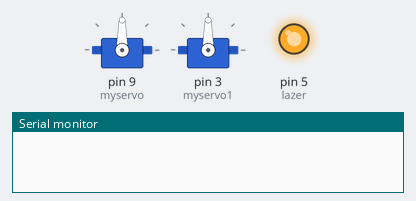
Simulated run of this sketch. Board: Arduino Uno, built with avr-gcc and run on an emulated ATmega328P. Shown: 2 × servo, output pins drawn as LEDs (lit = HIGH), the last lines printed to the serial monitor. Random numbers use the default seed unless the sketch sets one.

Above: at 0.1 s.
At 13.03 s:
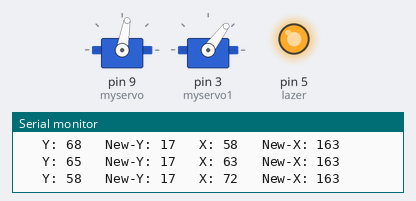
At 16.4 s:
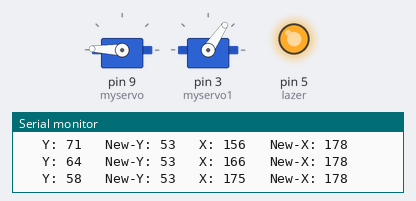
At 21.8 s:
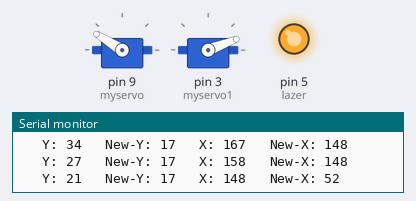
At 28.4 s:
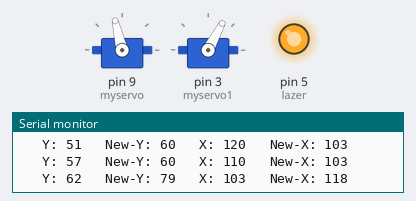
At 38.3 s:
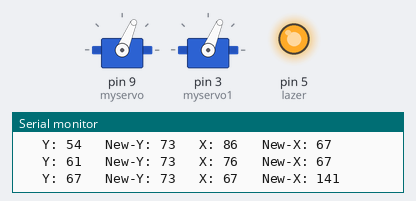
Timing chart, 0 to 39.8 s (numbered marks = the images above):
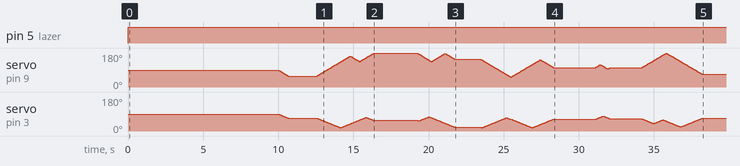

Measured:
- by itself, pin 5 (lazer): LOW → HIGH at 0.00 s

The sketch:

Servo_without_for.ino
```cpp
#include "pitches.h"
#define NO_SOUND 0 // make the rests in music
#include <Servo.h>
Servo myservo;
Servo myservo1;

// Joystik
int
JOYS_VRX_DIO = A0,    // X-Axis
JOYS_VRY_DIO = A1,    // Y-Axis
JOYS_SW_DIO = 12;     // Button

const int
lazer = 5,
musik_knapp = 10,
numReadings = 10;

int
buttonState1 = 0,
lastButtonState1 = 0,
laser_knappen,
buttonPushCounter1,
hastighet = 50,
posX = 90,              // variable to store the servo position
posY = 90,
state = 0,
buttonState = 0,         // current state of the button
lastButtonState = 0,
musik_value,
joyx,
joyy,
hastighetx,
hastighety,
pos_y = 90,
pos_x = 90,
musik,
third_time,

readingsy[numReadings],      // the readings from the analog input
indexy = 0,                  // the index of the current reading
totaly = 0,                  // the running total
averagey = 0,                // the average

readingsx[numReadings],      // the readings from the analog input
indexx = 0,                  // the index of the current reading
totalx = 0,                  // the running total
averagex = 0;                // the average

long interval;

unsigned long
previousMillis = 0,
currentMillis,
joyxmove,
joyymove,
timewatch,
pos_timey,
pos_timex,
music_timer,
rand_seq,
stopper,
wait,
wait_smooth,
waity,
wait_smoothy;


//  MUSIC

int melody[] = {

  NOTE_E4,NOTE_F4,NOTE_F4,NOTE_F4,NOTE_F4,NOTE_E4,NOTE_E4,NOTE_E4,
  NOTE_E4,NOTE_G4,NOTE_G4,NOTE_G4,NOTE_G4,NOTE_E4,NOTE_E4,NOTE_E4,
  NOTE_E4,NOTE_F4,NOTE_F4,NOTE_F4,NOTE_F4,NOTE_E4,NOTE_E4,NOTE_E4,
  NOTE_E4,NOTE_G4,NOTE_G4,NOTE_G4,NOTE_G4,NOTE_E4,NOTE_E4,NOTE_E4,
  NOTE_DS5,NOTE_D5,NOTE_B4,NOTE_A4,NOTE_B4,
  NOTE_E4,NOTE_G4,NOTE_DS5,NOTE_D5,NOTE_G4,NOTE_B4,
  NOTE_B4,NOTE_FS5,NOTE_F5,NOTE_B4,NOTE_D5,NOTE_AS5,
  NOTE_A5,NOTE_F5,NOTE_A5,NOTE_DS6,NOTE_D6,NO_SOUND
};


int noteDurations[] = {

  8,16,16,8,4,8,8,8,
  8,16,16,8,4,8,8,8,
  8,16,16,8,4,8,8,8,
  8,16,16,8,4,8,8,8,
  8,2,8,8,1,
  8,4,8,4,8,8,
  8,8,4,8,4,8,
  4,8,4,8,3
};

int pace = 1100; // change pace of music("speedy")
int duration;
int Note = 54;

/////////////////////////////////////////////////////////////


int
newpos_y=90,
oldpos_y=0,
newpos_x =90,
oldpos_x = 0,
frame;


void setup()
{
  myservo.attach(9);  // attaches the servo on pin 9 to the servo object
  myservo1.attach(3);
  Serial.begin(9600);
  pinMode(lazer, OUTPUT);

  myservo.write(posX);
  myservo1.write(posY);

  pinMode(JOYS_SW_DIO, INPUT_PULLUP);
  pinMode(musik_knapp, INPUT_PULLUP);
  digitalWrite(JOYS_SW_DIO, HIGH); // turn on pull-up resistors

  posY = constrain(posY, -5,183);
  buttonState = constrain(buttonState, 0,1);

    for (int thisReading = 0; thisReading < numReadings; thisReading++)
    readingsy[thisReading] = 0;
    for (int thisReading = 0; thisReading < numReadings; thisReading++)
    readingsx[thisReading] = 0;


}

void loop(){


digitalWrite(lazer, HIGH);
pos_x = constrain(pos_x, -5,185);
pos_y = constrain(pos_y, -5,185);


if((millis() - wait > frame) && (millis() - stopper > 10000UL)){

  ///// hur gör man ett bra avbrott?!
  ///// Varannan gång, eller var tredje, vem bestämmer över avbrottet?

        /////////// Servo Topp /////////

                  if(pos_y == newpos_y){
                    oldpos_y = newpos_y;
                    newpos_y = random(10,80);

                    }
                  if(millis() - wait_smoothy > 30UL){

                        if(newpos_y > oldpos_y){
                          pos_y++;
                          }
                        else{
                          pos_y--;
                          }

                          myservo1.write(pos_y);
                          wait_smoothy = millis();
                          }


                /////////// Servo Bottom /////////////

                  if(pos_x == newpos_x){
                    oldpos_x = newpos_x;
                    newpos_x = random(35,180);

                    third_time++;


                    if(third_time % 3 == 0 ){
                    wait = millis();                    //// Avgör slumpen av avbrott!
                    frame = random(1500, 3000);
                    }

                    }

                    if(millis() - wait_smooth > 20UL){

                        if(newpos_x > oldpos_x){
                          pos_x++;
                          }
                          else{
                          pos_x--;
                          }

                          myservo.write(pos_x);
                          wait_smooth = millis();
                          }


                //////////////////////////////////
}


//// Serial print - Ser vad som händer

if(millis() - timewatch > 200UL){
  Serial.print("   Y: ");
  Serial.print(pos_y);
  Serial.print("   New-Y: ");
  Serial.print(newpos_y);
  Serial.print("   X: ");
  Serial.print(pos_x);
  Serial.print("   New-X: ");
  Serial.println(newpos_x);

  timewatch = millis();
 }
}
```
